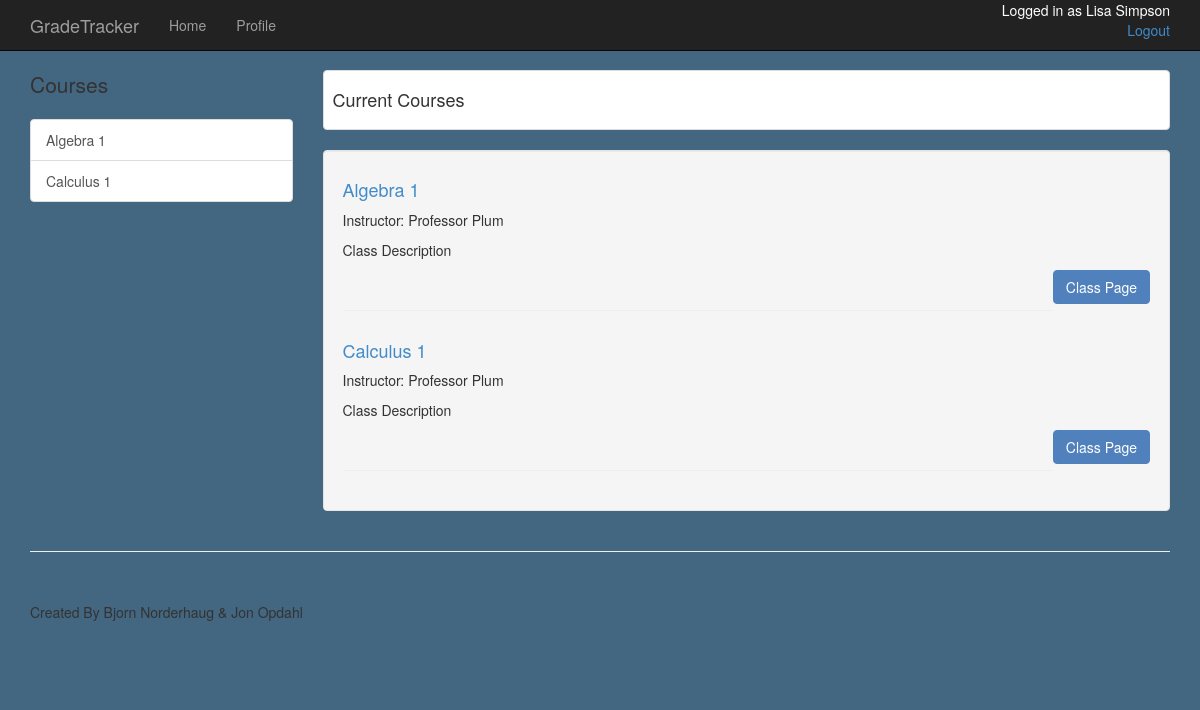
Screenshot of /student/builbo01/courses (signed in) with the database file from the repository.
### app/models.py (models this page shows, shortened)
class Student(db.Model):
	id = db.Column(db.String(8), primary_key=True)
	first_name = db.Column(db.String(50), index=True)
	last_name = db.Column(db.String(50), index=True)
	GPA = db.Column(db.Float)
	year = db.Column(db.Integer)
	total_credits = db.Column(db.Integer)
	student_pass = db.Column(db.String(50))
	classes = db.relationship('Classroom', backref='student')
	def __repr__(self):
		return (self.first_name + ' ' + self.last_name)

class Classroom(db.Model):
	__tablename__ = 'classroom'
	student_id = db.Column(db.String(8), db.ForeignKey('student.id'), primary_key=True)
	course_name = db.Column(db.String(80), db.ForeignKey('course.name'), primary_key=True)
	overall_grade = db.Column(db.String(1))
	possible = db.Column(db.Integer, default=0)
	grade = db.Column(db.Float, default=0)
	total_points = db.Column(db.Integer, default=0)
	course = db.relationship("Course", backref="stud_ass")
	assignments = db.relationship("Assignment", backref='for_class')

class Course(db.Model):
	course_num = db.Column(db.Integer, primary_key=True)
	name = db.Column(db.String(80), index=True, unique=True)
	admin_id = db.Column(db.String(8), db.ForeignKey('admin.id'))

class Admin(db.Model):
	id = db.Column(db.String(8), primary_key=True)
	first_name = db.Column(db.String(50), index=True)
	last_name = db.Column(db.String(50), index=True)
	admin_pass = db.Column(db.String(50))
	position = db.Column(db.String(50))
	email = db.Column(db.String(120))
	begin = db.Column(db.String(5))
	end = db.Column(db.String(5))
	classes = db.relationship("Course", backref="teacher", lazy='dynamic')
	def __repr__(self):
		return (self.first_name + ' ' + self.last_name)

### app/views.py (the view)
@app.route('/student/<id>/courses')
@login_required
def student_courses(id):
	user = current_user
	courses=[]
	for thing in user.classes:
		for c in Course.query.all():
			if thing.course_name == c.name:
				courses.append(c)
	return render_template('student_classes.html',
							courses=courses,
							user=user)

### app/views.py (called while the page is built)
@login_manager.user_loader
def load_user(id):
	user=Student.query.get(str(id))
	if user is None:
		user=Admin.query.get(str(id))
	return user

### app/templates/student_classes.html
{% extends "new.html" %}
{% block content %}
    <div class="container">
        <div class="row">
            <div class="col-md-3">
                <p class="lead"> Courses </p>
                <div class="list-group">
                	{% for course in user.classes %}
                    <a href="/student/{{user.id}}/{{course.course_name}}" class="list-group-item">{{ course.course_name }}</a>
                    {% endfor %}
                </div>
            </div>
            <div class="col-md-9">
                <div class="thumbnail">
                    <div class="caption-full">
                        <h4>Current Courses</h4>
                    </div>
                </div>
                <div class="well">
                    {% for course in courses %}
                    <div class="row">
                        <div class="col-md-12">
                            <h4> <a href="/student/{{user.id}}/{{course.name}}"> {{course.name}} </a></h4>
                            <p> Instructor: {{course.teacher}} </p>
                            <p> Class Description <p>
                            <p class="pull-right"><a class="btn btn-success" href="/student/{{user.id}}/{{course.name}}"> Class Page </a> </p>
                            <br>
                            <hr>
                        </div>
                    </div>
                    {% endfor %}
                </div>
            </div>
        </div>
    </div>
{% endblock %}

### app/templates/new.html (shortened to what this page needs)
<!DOCTYPE html>
<html>
<head>
    <link href="/static/css/bootstrap.min.css" rel="stylesheet">
    <link href="/static/css/shop-item.css" rel="stylesheet">
</head>
<body style="background-color: #436681">
    <nav class="navbar navbar-inverse navbar-fixed-top" role="navigation">
        <div class="container">
            <div class="navbar-header">
                <a class="navbar-brand" href="/home">GradeTracker</a>
            </div>
            <div class="collapse navbar-collapse" id="bs-example-navbar-collapse-1">
                <ul class="nav navbar-nav">
                    <li>
                        <a href="/home">Home</a>
                    </li>
                    <li>
                        <a href="{{ url_for('profile') }}">Profile</a>
                    </li>
                </ul>
                <p id="login_status" class="pull_right">Logged in as {{ user }} <br>
					<a href="{{url_for('logout')}}" class="pull-right"> Logout </a>
				</p>
            </div>
        </div>
    </nav>
    {% block content %}{% endblock %}
    <div class="container">
        <hr>
        <footer>
            <div class="row">
                <div class="col-lg-12">
                    <p>Created By Bjorn Norderhaug & Jon Opdahl</p>
                </div>
            </div>
        </footer>
    </div>
</body>
</html>

### app/static/css/shop-item.css (style rules this page uses)
body { padding-top: 70px; }
.thumbnail { padding: 0; }
.thumbnail .caption-full { padding: 9px; color: #333; }
footer { margin: 50px 0; }

### app/templates/new.html (style rules this page uses)
#login_status { float: right; color: white; height: inherit; }

### rows the page displays
Student: first_name+last_name "Lisa Simpson"
Classroom: course_name "Algebra 1"
Classroom: course_name "Calculus 1"
Course: name "Algebra 1", teacher "Professor Plum"
Course: name "Calculus 1", teacher "Professor Plum"
